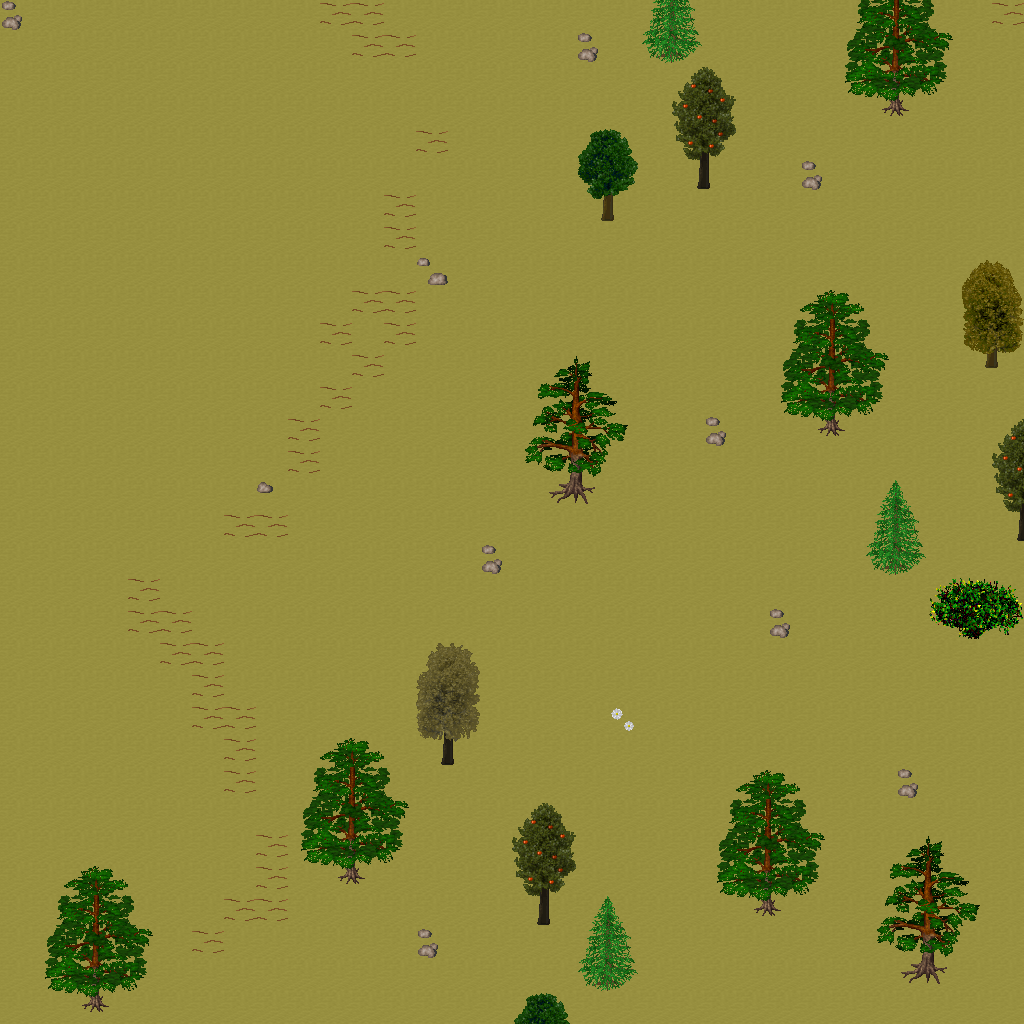

Tiled map render using the project's own tile images. Description and the map definition, with tile-layer contents summarised, below:
An orthogonal 32x32 tile map with 32x32 px tiles, 5 tile layers (Ground, Objects, Objects2, Above, ...), 1 hidden layer not drawn, 34 tilesets.

<map version="1.10" tiledversion="1.11.0" orientation="orthogonal" renderorder="right-down" width="32" height="32" tilewidth="32" tileheight="32" infinite="0" nextlayerid="11" nextobjectid="1">
 <tileset firstgid="1" name="ground_ground" tilewidth="32" tileheight="32" tilecount="33" columns="3">
  <image source="../drawable/ground_ground.png" width="96" height="352" />
 </tileset>
 <tileset firstgid="34" name="ground_rock_pebbles" tilewidth="32" tileheight="32" tilecount="3" columns="1">
  <image source="../drawable/ground_rock_pebbles.png" width="32" height="96" />
 </tileset>
 <tileset firstgid="37" name="ground_grass_edges" tilewidth="32" tileheight="32" tilecount="36" columns="12">
  <image source="../drawable/ground_grass_edges.png" width="384" height="96" />
 </tileset>
 <tileset firstgid="73" name="plant_flower_daisy_white" tilewidth="32" tileheight="32" tilecount="8" columns="2">
  <image source="../drawable/plant_flower_daisy_white.png" width="64" height="128" />
 </tileset>
 <tileset firstgid="81" name="ground_ridge_earth_dark" tilewidth="32" tileheight="32" tilecount="96" columns="12">
  <image source="../drawable/ground_ridge_earth_dark.png" width="384" height="256" />
 </tileset>
 <tileset firstgid="177" name="plant_grasses" tilewidth="32" tileheight="32" tilecount="6" columns="3">
  <image source="../drawable/plant_grasses.png" width="96" height="64" />
 </tileset>
 <tileset firstgid="183" name="ground_earth_edges" tilewidth="32" tileheight="32" tilecount="18" columns="6">
  <image source="../drawable/ground_earth_edges.png" width="192" height="96" />
 </tileset>
 <tileset firstgid="201" name="item_statue_green_stone_3" tilewidth="32" tileheight="32" tilecount="3" columns="1">
  <image source="../drawable/item_statue_green_stone_3.png" width="32" height="96" />
 </tileset>
 <tileset firstgid="204" name="ground_rock_rocks_2" tilewidth="32" tileheight="32" tilecount="4" columns="2">
  <image source="../drawable/ground_rock_rocks_2.png" width="64" height="64" />
 </tileset>
 <tileset firstgid="208" name="item_corpse_huge_animal" tilewidth="32" tileheight="32" tilecount="16" columns="2">
  <image source="../drawable/item_corpse_huge_animal.png" width="64" height="256" />
 </tileset>
 <tileset firstgid="224" name="item_statue_green_stone" tilewidth="32" tileheight="32" tilecount="12" columns="4">
  <image source="../drawable/item_statue_green_stone.png" width="128" height="96" />
 </tileset>
 <tileset firstgid="236" name="logic_creature_animal" tilewidth="32" tileheight="32" tilecount="32" columns="8">
  <image source="../drawable/logic_creature_animal.png" width="256" height="128" />
 </tileset>
 <tileset firstgid="268" name="logic_collision" tilewidth="32" tileheight="32" tilecount="1" columns="1">
  <image source="../drawable/logic_collision.png" width="32" height="32" />
 </tileset>
 <tileset firstgid="269" name="plant_tree_taller_trees" tilewidth="32" tileheight="32" tilecount="32" columns="8">
  <image source="../drawable/plant_tree_taller_trees.png" width="256" height="128" />
 </tileset>
 <tileset firstgid="301" name="plant_tree_spruce" tilewidth="32" tileheight="32" tilecount="6" columns="2">
  <image source="../drawable/plant_tree_spruce.png" width="64" height="96" />
 </tileset>
 <tileset firstgid="307" name="plant_bush_bush_mult_colored" tilewidth="32" tileheight="32" tilecount="6" columns="3">
  <image source="../drawable/plant_bush_bush_mult_colored.png" width="96" height="64" />
 </tileset>
 <tileset firstgid="313" name="plant_bush_bush_pinks" tilewidth="32" tileheight="32" tilecount="4" columns="2">
  <image source="../drawable/plant_bush_bush_pinks.png" width="64" height="64" />
 </tileset>
 <tileset firstgid="317" name="plant_flower_flower_bed_1" tilewidth="32" tileheight="32" tilecount="35" columns="7">
  <image source="../drawable/plant_flower_flower_bed_1.png" width="224" height="160" />
 </tileset>
 <tileset firstgid="352" name="plant_flower_small_flower_bed" tilewidth="32" tileheight="32" tilecount="12" columns="3">
  <image source="../drawable/plant_flower_small_flower_bed.png" width="96" height="128" />
 </tileset>
 <tileset firstgid="364" name="plant_flower_small_flower_bed_2" tilewidth="32" tileheight="32" tilecount="12" columns="3">
  <image source="../drawable/plant_flower_small_flower_bed_2.png" width="96" height="128" />
 </tileset>
 <tileset firstgid="376" name="furniture_chair_bench_wooden" tilewidth="32" tileheight="32" tilecount="8" columns="2">
  <image source="../drawable/furniture_chair_bench_wooden.png" width="64" height="128" />
 </tileset>
 <tileset firstgid="384" name="building_decoration_pool" tilewidth="32" tileheight="32" tilecount="9" columns="3">
  <image source="../drawable/building_decoration_pool.png" width="96" height="96" />
 </tileset>
 <tileset firstgid="393" name="building_decoration_stone_details" tilewidth="32" tileheight="32" tilecount="4" columns="2">
  <image source="../drawable/building_decoration_stone_details.png" width="64" height="64" />
 </tileset>
 <tileset firstgid="397" name="building_decoration_orbpedestal" tilewidth="32" tileheight="32" tilecount="2" columns="1">
  <image source="../drawable/building_decoration_orbpedestal.png" width="32" height="64" />
 </tileset>
 <tileset firstgid="399" name="object_birds" tilewidth="32" tileheight="32" tilecount="4" columns="2">
  <image source="../drawable/object_birds.png" width="64" height="64" />
 </tileset>
 <tileset firstgid="403" name="building_gazebo" tilewidth="32" tileheight="32" tilecount="21" columns="3">
  <image source="../drawable/building_gazebo.png" width="96" height="224" />
 </tileset>
 <tileset firstgid="424" name="ground_green_paving" tilewidth="32" tileheight="32" tilecount="18" columns="3">
  <image source="../drawable/ground_green_paving.png" width="96" height="192" />
 </tileset>
 <tileset firstgid="442" name="plant_tree_pine_tree" tilewidth="32" tileheight="32" tilecount="20" columns="4">
  <image source="../drawable/plant_tree_pine_tree.png" width="128" height="160" />
 </tileset>
 <tileset firstgid="462" name="plant_tree_pine_tree_1" tilewidth="32" tileheight="32" tilecount="20" columns="4">
  <image source="../drawable/plant_tree_pine_tree_1.png" width="128" height="160" />
 </tileset>
 <tileset firstgid="482" name="plant_tree_cherry_blossom_tree" tilewidth="32" tileheight="32" tilecount="9" columns="3">
  <image source="../drawable/plant_tree_cherry_blossom_tree.png" width="96" height="96" />
 </tileset>
 <tileset firstgid="491" name="logic_item_fruits" tilewidth="32" tileheight="32" tilecount="16" columns="8">
  <image source="../drawable/logic_item_fruits.png" width="256" height="64" />
 </tileset>
 <tileset firstgid="507" name="plant_bushes_and_trees" tilewidth="32" tileheight="32" tilecount="144" columns="16">
  <image source="../drawable/plant_bushes_and_trees.png" width="512" height="289" />
 </tileset>
 <tileset firstgid="651" name="plant_bush_leafy" tilewidth="32" tileheight="32" tilecount="48" columns="8">
  <image source="../drawable/plant_bush_leafy.png" width="256" height="192" />
 </tileset>
 <tileset firstgid="699" name="plant_bush_flowering" tilewidth="32" tileheight="32" tilecount="72" columns="8">
  <image source="../drawable/plant_bush_flowering.png" width="256" height="288" />
 </tileset>
 <layer id="1" name="Ground" width="32" height="32">
  <data>[1024 cells, 1024 non-empty, 1 distinct tile ids]</data>
 </layer>
 <layer id="2" name="Objects" width="32" height="32">
  <data>[1024 cells, 77 non-empty, 22 distinct tile ids]</data>
 </layer>
 <layer id="3" name="Objects2" width="32" height="32">
  <data>[1024 cells, 1 non-empty, 1 distinct tile ids]</data>
 </layer>
 <layer id="4" name="Above" width="32" height="32">
  <data>[1024 cells, 148 non-empty, 60 distinct tile ids]</data>
 </layer>
 <layer id="5" name="Above2" width="32" height="32">
  <data>[1024 cells, 0 non-empty, 0 distinct tile ids]</data>
 </layer>
 <layer id="6" name="Walkable" width="32" height="32" visible="0">
  <data>[1024 cells, 34 non-empty, 1 distinct tile ids]</data>
 </layer>
 <objectgroup id="7" name="Mapevents" />
 <objectgroup id="8" name="Spawn" />
 <objectgroup id="9" name="Keys" />
 <objectgroup id="10" name="Replace" />
</map>
